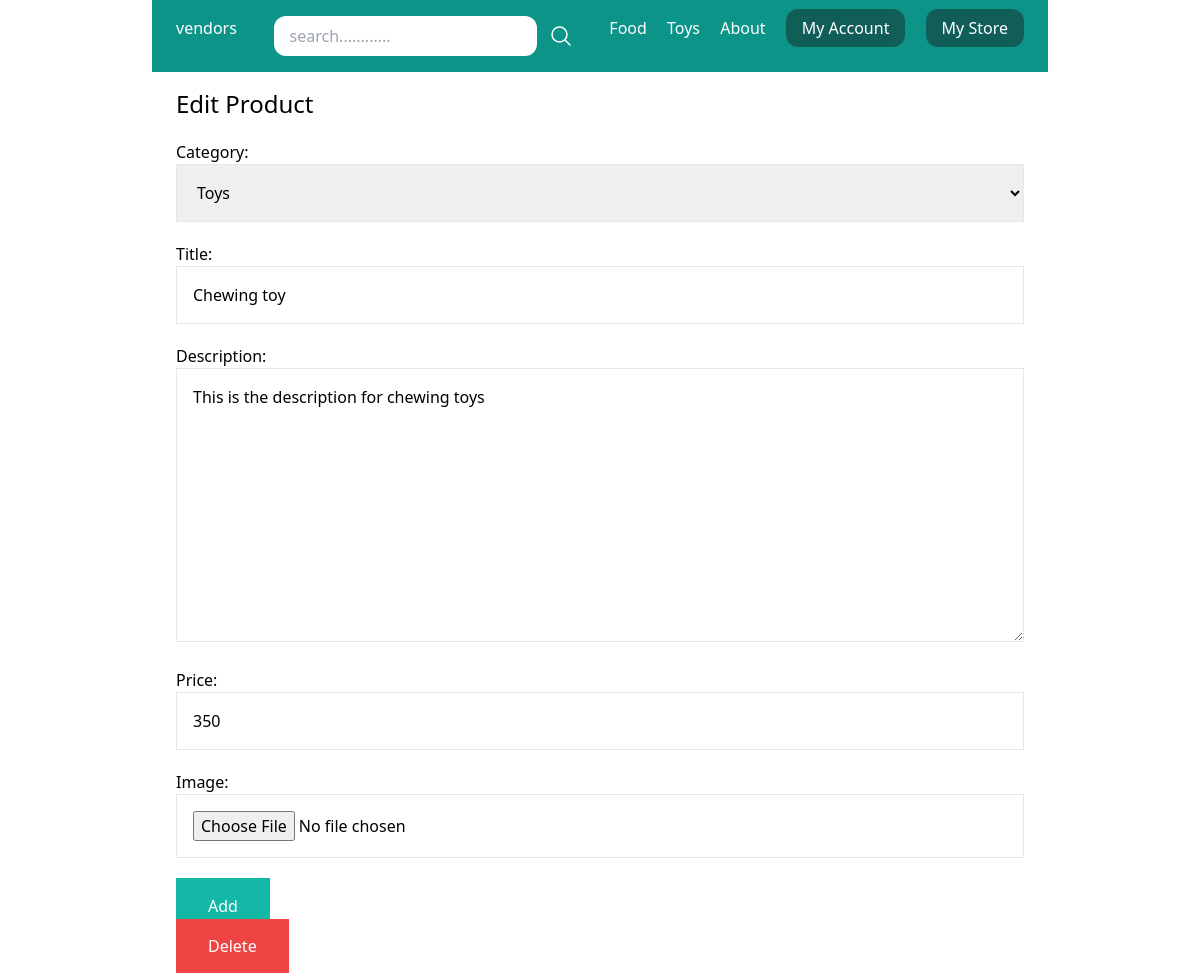
/my-store/edit-product/1/ (signed in), run on the app's committed database.
### store/models.py (models this page shows, shortened)
class Category(models.Model):
    title = models.CharField(max_length=50)
    slug = models.SlugField(max_length=50)
    class Meta:
        verbose_name_plural = 'Categories'
    def __str__(self):
        return self.title

class Product(models.Model):
    DRAFT = 'draft'
    WAITING_APPROVAL = 'waitingapproval'
    ACTIVE = 'active'
    DELETED = 'deleted'
    STATUS_CHOICE = (
        (DRAFT,'Draft'),
        (WAITING_APPROVAL,'waiting approval'),
        (ACTIVE,'Active'),
        (DELETED,'Deleted')
    )
    user = models.ForeignKey(User, related_name='product', on_delete=models.CASCADE)
    category = models.ForeignKey(Category, related_name='product',on_delete=models.CASCADE)
    title = models.CharField(max_length=50)
    slug = models.SlugField(max_length=50)
    description = models.TextField(blank=True)
    price = models.IntegerField()
    image = models.ImageField(upload_to='uploads/product_images', blank=True, null=True)
    created_at = models.DateTimeField(auto_now_add=True)
    updated_at = models.DateTimeField(auto_now=True)
    status = models.CharField(max_length=50,choices=STATUS_CHOICE,default=ACTIVE)
    class Meta:
        ordering = ('-created_at',)

### userprofile/views.py (the view)
# urls.py: path('my-store/edit-product/<int:pk>/',views.edit_product, name='edit_product'),
@login_required
def edit_product(request,pk):
    product = Product.objects.filter(user=request.user).get(pk=pk)
    if request.method == 'POST':
        form = ProductForm(request.POST, request.FILES, instance=product)
        if form.is_valid():
            form.save()
            messages.success(request, 'That Product is edited successfully')
            return redirect('mystore')
    else:
        form = ProductForm(instance=product)
    dic = {'form':form, 'title':'Edit Product', 'product':product}
    return render(request, 'userprofile/product_form.html',dic)

### store/forms.py
class ProductForm(forms.ModelForm):
    class Meta:
        model = Product
        fields = ('category','title','description','price','image',)
        widgets = {
            'category':forms.Select(attrs={
                'class': 'w-full p-4 border border-gray-200'
            }),
            'title':forms.TextInput(attrs={
                'class': 'w-full p-4 border border-gray-200'
            }),
            'description':forms.Textarea(attrs={
                'class': 'w-full p-4 border border-gray-200'
            }),
            'price':forms.TextInput(attrs={
                'class': 'w-full p-4 border border-gray-200'
            }),
            'image':forms.FileInput(attrs={
                'class': 'w-full p-4 border border-gray-200'
            }),
        }

### store/templatetags/menu.py (called while the page is built)
@register.inclusion_tag('core/menu.html')
def menu():
    categories = Category.objects.all()
    return {'categories': categories}

### userprofile/templates/userprofile/product_form.html (shortened to what this page needs)
{% extends 'core/base.html' %}
{% block content %}
<h1 class="text-2xl">{{title}}</h1>
<form action="." method="post" enctype="multipart/form-data" class="space-y-5">
    {{ form.as_p }}
    <button class="py-4 px-8 mt-6 bg-teal-500 text-white hover:bg-teal-850">Add</button>
</form>
{% if product %}
<a href="{% url 'delete_product' product.id %}" class="py-4 px-8 mt-6 bg-red-500 text-white hover:bg-red-850">Delete</a>
{% endif %}
{% endblock %}

### core/templates/core/menu.html
{% for category in categories %}
    <a href="{% url 'category_detail' category.slug %}" class="text-white">{{category.title}}</a>
{% endfor %}
<a href="{% url 'about' %}" class="text-white">About</a>

### data on the page
Category: title "Food", title "Chewing toy"
Category: title "Toys"
Product: category "Toys", description "This is the description for chewing toys", price "350"

### other printed values
{{ title }} "Edit Product"
